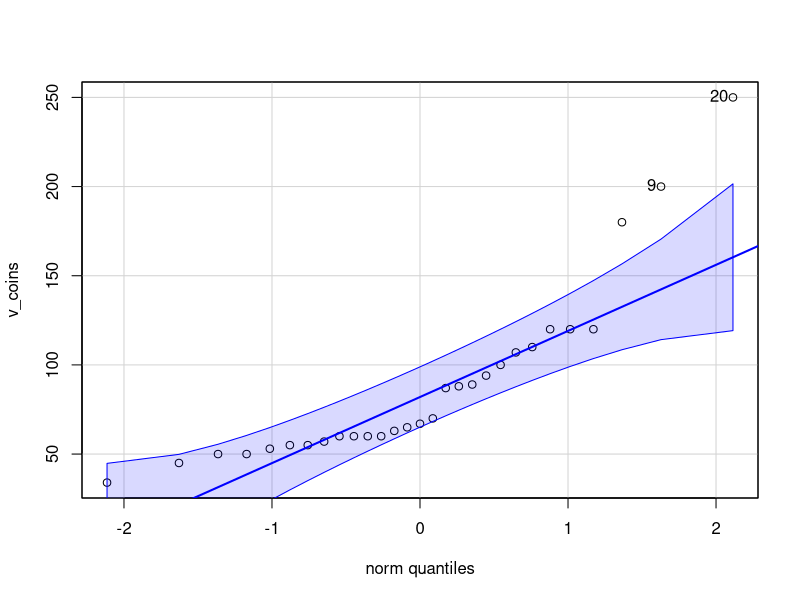
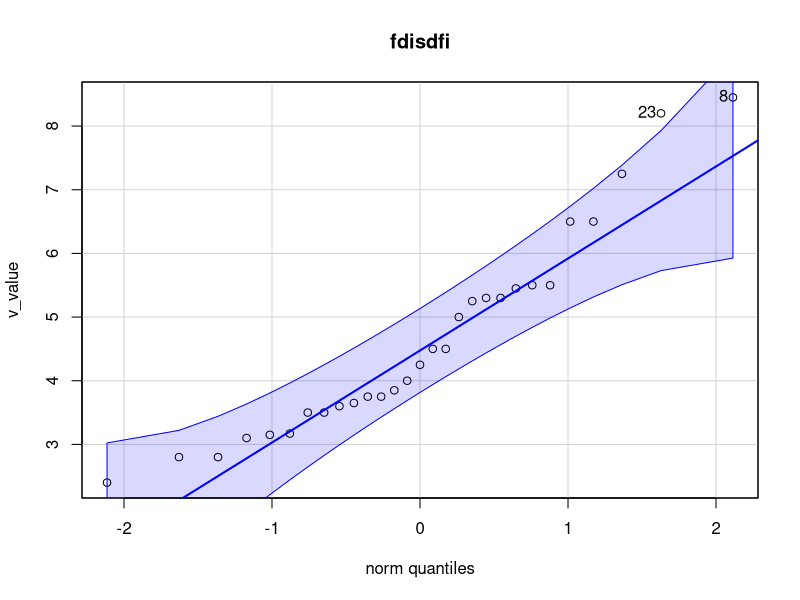
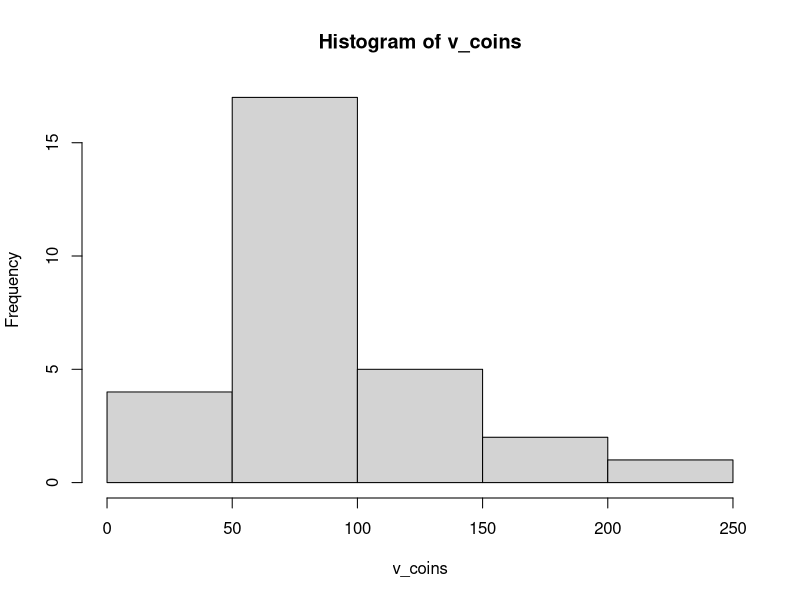
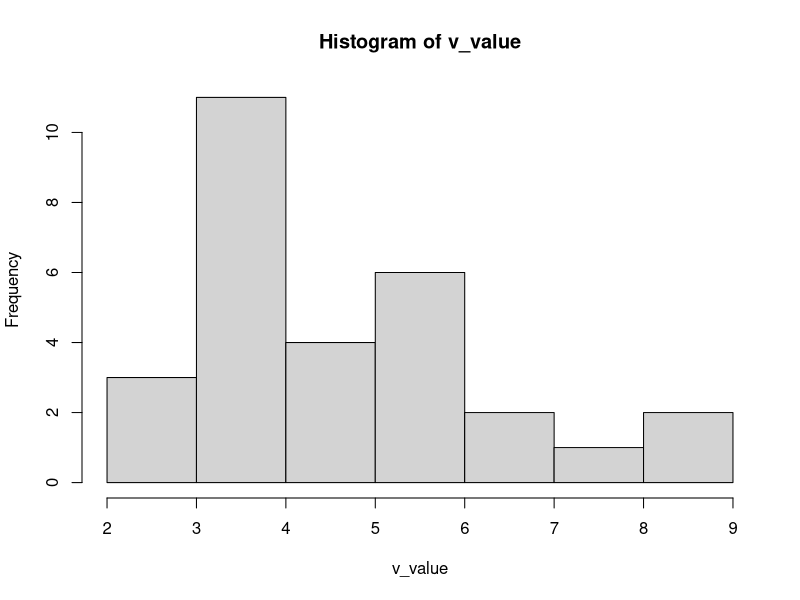
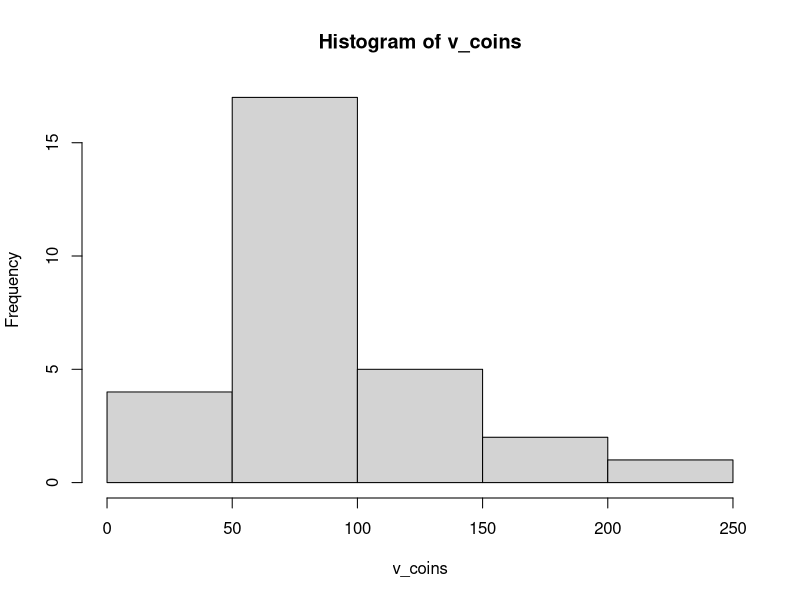
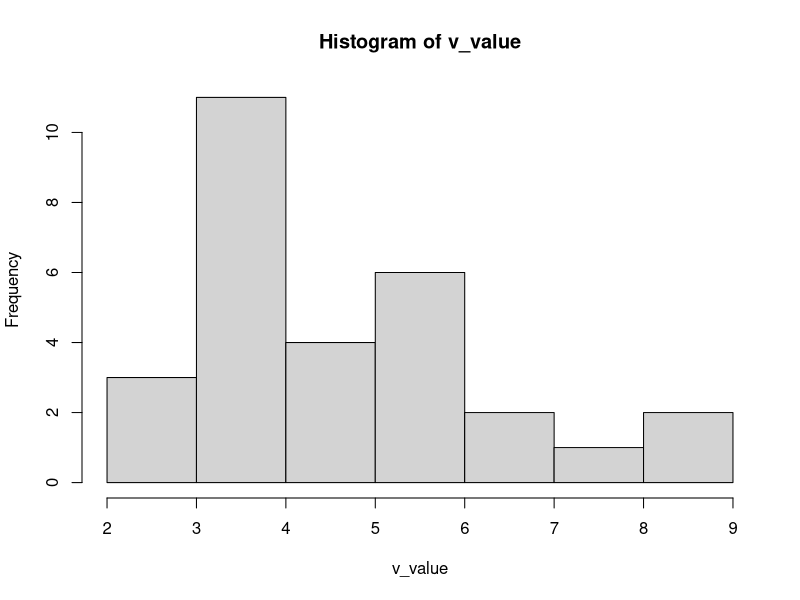
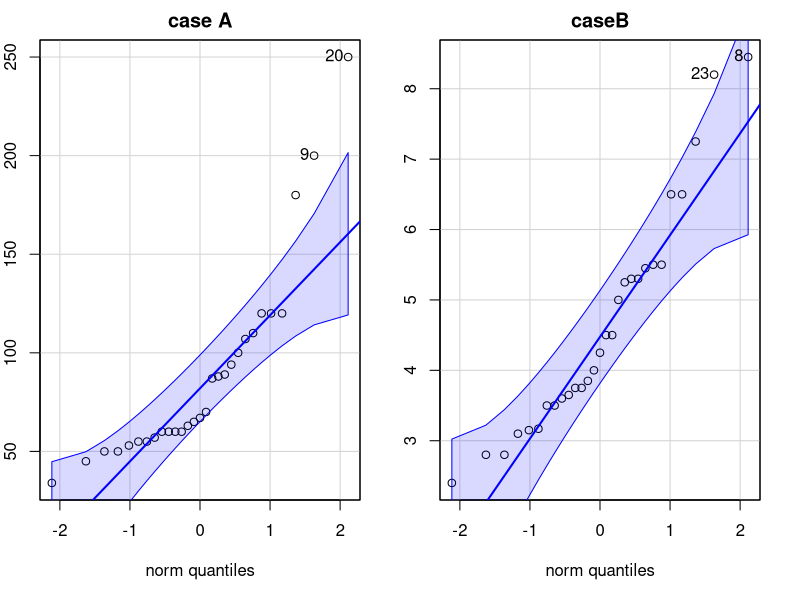

The R source for these figures, in order:
## ---- chunk 1
  if (!require(readr, quietly = TRUE)){
    install.packages("readr")
  }
  if (!require(car, quietly = TRUE)){
    install.packages("car")
  }
  if (!require(lmtest, quietly = TRUE)){
    install.packages("lmtest")
  }
  
  v_data = readr::read_csv('data.csv')
  v_coins = v_data$coins
  v_value = v_data$value
  
  
  ###
  v_coins.mean = mean(v_coins)
  v_coins.sd = sd(v_coins)
  v_coins.rsd = sd(v_coins)/mean(v_coins)
  n = length(v_coins)
  v_value.mean = mean(v_value)
  v_value.sd = sd(v_value)
  v_value.rsd = sd(v_value)/mean(v_value)
  
  ## normality assumption
  qqPlot(v_coins)
  qqPlot(v_value)
  title("fdisdfi")
  
  hist(v_coins)
  hist(v_value)
  
shapiro.test(v_coins)
shapiro.test(v_value)

#nivel de significancia
alpha<-0.05

## independence assumption
dwtest(v_coins~1)
dwtest(v_value~1)


## inference estatística - teste de t student
t.test(v_coins, mu=130)
t.test(v_value, mu=2.60*3.5) # mu = 9.10

## Potência estatística do teste
power.t.test(n=29, delta=10, sd=v_coins.sd, sig.level=0.05, type="one.sample", alternative="two.sided")
power.t.test(power=0.8, delta=5, sd=v_coins.sd, sig.level=0.05, type="one.sample", alternative="two.sided")

power.t.test(n=29, delta=0.05, sd=v_value.sd, sig.level=0.05, type="one.sample", alternative="two.sided")
power.t.test(power=0.8, delta=0.5, sd=v_value.sd, sig.level=0.05, type="one.sample", alternative="two.sided")
## ---- chunk 2
teste.t.coins<-t.test(v_coins, mu=130)
teste.t.value<-t.test(v_value, mu=9.10)
teste.t.coins
teste.t.value
## ---- chunk 3
v_coins.delta = 10
v_coins.desiredPower = 0.8
v_coins.powerReal = power.t.test(n=29, delta=v_coins.delta, sd=v_coins.sd, sig.level=0.05, type="one.sample", alternative="two.sided")$power
v_coins.n = power.t.test(power=v_coins.desiredPower, delta=v_coins.delta, sd=v_coins.sd, sig.level=0.05, type="one.sample", alternative="two.sided")$n

v_value.delta = 0.5
v_value.desiredPower = 0.8
v_value.powerReal = power.t.test(n=29, delta=v_value.delta, sd=v_value.sd, sig.level=0.05, type="one.sample", alternative="two.sided")$power
v_value.n = power.t.test(power=v_value.desiredPower, delta=v_value.delta, sd=v_value.sd, sig.level=0.05, type="one.sample", alternative="two.sided")$n

## ---- chunk 4
hist(v_coins)
hist(v_value)
par(mfrow=c(1,2), mai=.4*c(2.5,1,1,1))
qqPlot(v_coins)
title("case A")
qqPlot(v_value)
title("caseB")
## ---- chunk 5
shapiro.test(v_coins)
## ---- chunk 6
shapiro.test(v_value)
## ---- chunk 7
dwtest(v_coins~1)
dwtest(v_value~1)

## ---- chunk 8
v_coins.mean = mean(v_coins)
v_coins.sd = sd(v_coins)
v_coins.rsd = sd(v_coins)/mean(v_coins)

v_value.mean = mean(v_value)
v_value.sd = sd(v_value)
v_value.rsd = sd(v_value)/mean(v_value)

